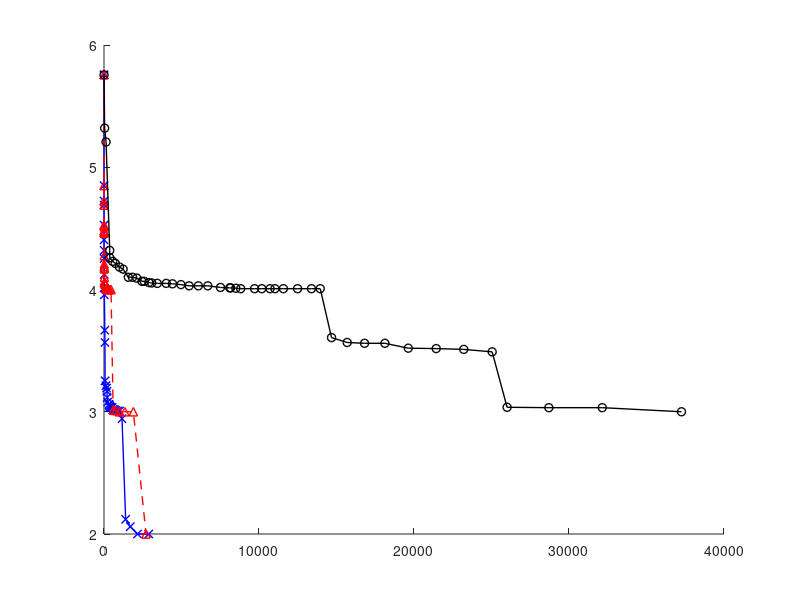

Write the MATLAB code that produced this figure. (Note: this script raises an error after producing the figure.)
lineWidth = 1;
markerSize=4;
labelTestSize = 10;
legendTextSize = 10;
boxRatioTextSize = 10;

x1=[ 0.5 , 1 , 2 , 3 , 4 , 5 , 6 , 8 , 13 , 16 , 23 , 52 , 63 , 70 , 129 , 163 , 193 , 201 , 239 , 316 , 341 , 374 , 385 , 412 , 453 , 484 , 524 , 576 , 622 , 687 , 772 , 879 , 1001 , 1161 , 1397 , 1694 , 2164 , 2885];
y1=[6.75666666667 , 5.85 , 5.72333333333 , 5.69 , 5.52666666667 , 5.40666666667 , 5.32 , 5.25333333333 , 5.12333333333 , 5.01333333333 , 4.95666666667 , 4.66666666667 , 4.56666666667 , 4.25333333333 , 4.21333333333 , 4.19333333333 , 4.16666666667 , 4.11666666667 , 4.08 , 4.06 , 4.05666666667 , 4.04666666667 , 4.03666666667 , 4.03666666667 , 4.03333333333 , 4.03333333333 , 4.03333333333 , 4.01666666667 , 4.01666666667 , 4.01666666667 , 4.01 , 4.00666666667 , 4.00666666667 , 3.94333333333 , 3.12 , 3.06 , 3.0 , 3.0];
y1=y1-1;
x2=[ 0.5 , 1 , 2 , 3 , 4 , 5 , 6 , 7 , 8 , 10 , 14 , 15 , 16 , 17 , 20 , 23 , 27 , 33 , 40 , 50 , 61 , 74 , 93 , 118 , 148 , 183 , 229 , 287 , 360 , 454 , 590 , 755 , 1000 , 1348 , 1895 , 2713];
y2=[6.75666666667 , 5.85 , 5.72333333333 , 5.69 , 5.52666666667 , 5.51333333333 , 5.48 , 5.47666666667 , 5.46333333333 , 5.46333333333 , 5.27666666667 , 5.20666666667 , 5.18666666667 , 5.17333333333 , 5.17 , 5.10 , 5.05666666667 , 5.05666666667 , 5.05666666667 , 5.05666666667 , 5.04333333333 , 5.04333333333 , 5.04 , 5.00666666667 , 5.00333333333 , 5.00333333333 , 5.0 , 5.0 , 5.0 , 5.0 , 4.01333333333 , 4.01 , 4.0 , 4.0 , 4.0 , 3.0];
y2=y2-1;
x3=[ 0.5 , 40 , 132 , 370 , 372 , 560 , 730 , 996 , 1232 , 1569 , 1837 , 2116 , 2453 , 2597 , 2893 , 3079 , 3439 , 4016 , 4417 , 4964 , 5492 , 6083 , 6698 , 7516 , 8116 , 8170 , 8506 , 8818 , 9715 , 10180 , 10712 , 11026 , 11574 , 12488 , 13386 , 13951 , 14680 , 15689 , 16810 , 18123 , 19630 , 21431 , 23211 , 25042 , 26006 , 28701 , 32147 , 37258];
y3=[6.75666666667 , 6.32 , 6.20666666667 , 5.32 , 5.26 , 5.23 , 5.21333333333 , 5.18333333333 , 5.16666666667 , 5.1 , 5.1 , 5.09333333333 , 5.06666666667 , 5.06666666667 , 5.05666666667 , 5.05333333333 , 5.05 , 5.05 , 5.04666666667 , 5.04 , 5.03 , 5.03 , 5.03 , 5.01666666667 , 5.01333333333 , 5.01333333333 , 5.01 , 5.00666666667 , 5.00666666667 , 5.00666666667 , 5.00666666667 , 5.00666666667 , 5.00666666667 , 5.00666666667 , 5.00666666667 , 5.00666666667 , 4.60666666667 , 4.56666666667 , 4.56 , 4.56 , 4.52 , 4.51666666667 , 4.51 , 4.49 , 4.03666666667 , 4.03333333333 , 4.03333333333 , 4.0];
y3=y3-1;
% greedySC = [1014.3301, 775.649, 598.08936, 465.34558];
% randomSC = [479.25082, 316.71838, 264.80457, 217.5541];
% gdvSC = [1618.829, 1067.5519, 758.02277, 590.3807];
% adaptiveSC = [1196.8037, 869.7468, 661.4816, 510.04245];

figure(1);
%set (gcf,'Units','inches','Position',[4,1,3,2.5], 'color','w')
hold on;
%xSequenceC = {'[10,20]';'[20,30]';'[30,40]';'[40,50]'};
%xSequence = 1:length(greedySC);

a1 = plot(x1, y1, 'x-k','LineWidth',lineWidth,'color','b'); M1 = 'greedy by neighborhood weight';
a2 = plot(x2, y2, '^--k','LineWidth',lineWidth,'color','r'); M2 = 'greedy by degree';
a3 = plot(x3, y3, 'o-k','LineWidth',lineWidth); M3 = 'randomize';

h_legend = legend(M1, M2, M3, 2);
xhand = xlabel('number of SDN clusters');
yhand = ylabel('average global convergence delay');
set(a1, 'MarkerSize', markerSize);
set(a2, 'MarkerSize', markerSize);
set(a3, 'MarkerSize', markerSize);

set(h_legend,'FontSize',legendTextSize);
%set(h_legend, 'FontWeight', 'bold');
set(gca,'fontsize',boxRatioTextSize);
set(gca,'XScale','log');
set(xhand, 'FontSize', labelTestSize);
set(yhand, 'FontSize', labelTestSize);
set(gca,'xtick',[0.5 1 10 100 1000 10000 100000]);
set(gca,'XTickLabel',{'0','10^0','10^1','10^2', '10^3', '10^4', '10^5'});
xlim([0.5,100000]);
grid on;
hold off;
